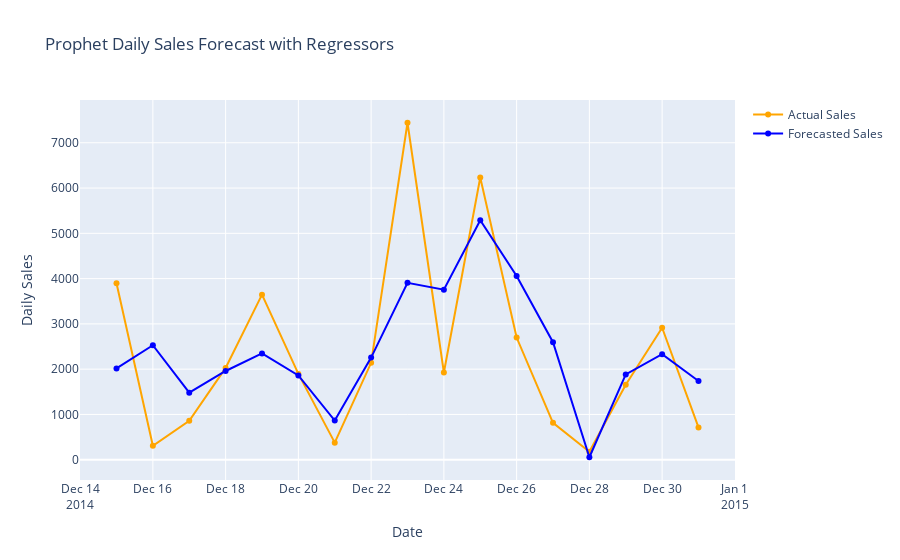

Notebook code for this chart:
### Code cell
# Create figure
fig = go.Figure()

# Add actual sales trace
fig.add_trace(go.Scatter(
    x=test_prophet['ds'],
    y=test_prophet['y'],
    name='Actual Sales',
    line=dict(color='orange')
))

# Add forecast trace
fig.add_trace(go.Scatter(
    x=predictions_series.index,
    y=predictions_series.values,
    name='Forecasted Sales',
    line=dict(color='blue')
))

# Update layout
fig.update_layout(
    title='Prophet Daily Sales Forecast with Regressors',
    xaxis_title='Date',
    yaxis_title='Daily Sales',
    showlegend=True,
    hovermode='x unified'
)

# Show the plot
fig.show()

fig.write_image(config['dir']['artifacts_dir']+'/Prophet.png')

### Figure 1 — Plotly figure (JSON) as saved in the notebook; plotly's stock layout.template omitted (floating-point values rounded to 4 significant figures)
{"data": [{"line": {"color": "orange"}, "name": "Actual Sales", "type": "scatter", "x": ["2014-12-15T00:00:00", "2014-12-16T00:00:00", "2014-12-17T00:00:00", "2014-12-18T00:00:00", "2014-12-19T00:00:00", "2014-12-20T00:00:00", "2014-12-21T00:00:00", "2014-12-22T00:00:00", "2014-12-23T00:00:00", "2014-12-24T00:00:00", "2014-12-25T00:00:00", "2014-12-26T00:00:00", "2014-12-27T00:00:00", "2014-12-28T00:00:00", "2014-12-29T00:00:00", "2014-12-30T00:00:00", "2014-12-31T00:00:00"], "y": [3898.0, 306.9, 858.7, 2028.0, 3646.0, 1896.0, 377.7, 2141.0, 7442.0, 1927.0, 6233.0, 2699.0, 814.6, 177.6, 1657.0, 2916.0, 713.8]}, {"line": {"color": "blue"}, "name": "Forecasted Sales", "type": "scatter", "x": ["2014-12-15T00:00:00", "2014-12-16T00:00:00", "2014-12-17T00:00:00", "2014-12-18T00:00:00", "2014-12-19T00:00:00", "2014-12-20T00:00:00", "2014-12-21T00:00:00", "2014-12-22T00:00:00", "2014-12-23T00:00:00", "2014-12-24T00:00:00", "2014-12-25T00:00:00", "2014-12-26T00:00:00", "2014-12-27T00:00:00", "2014-12-28T00:00:00", "2014-12-29T00:00:00", "2014-12-30T00:00:00", "2014-12-31T00:00:00"], "y": [2016.0, 2528.0, 1480.0, 1960.0, 2349.0, 1862.0, 866.2, 2256.0, 3907.0, 3754.0, 5290.0, 4059.0, 2596.0, 54.89, 1884.0, 2331.0, 1739.0]}], "layout": {"hovermode": "x unified", "showlegend": true, "title": {"text": "Prophet Daily Sales Forecast with Regressors"}, "xaxis": {"title": {"text": "Date"}}, "yaxis": {"title": {"text": "Daily Sales"}}}}
